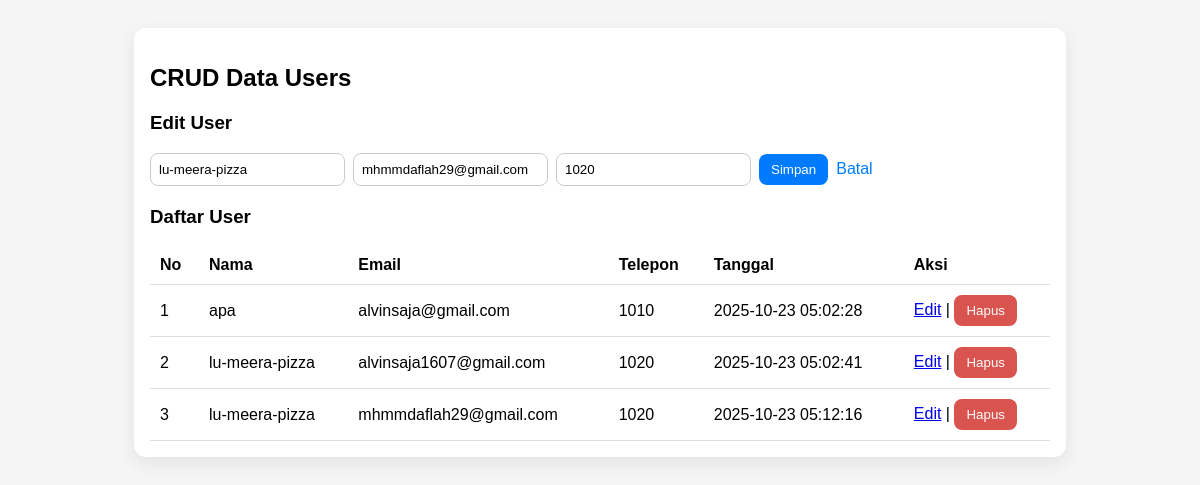
/index.php?edit=17, run on the app's committed database.
### tables this page shows
CREATE TABLE `users` (
  `id` int(11) NOT NULL,
  `name` varchar(100) NOT NULL,
  `email` varchar(150) NOT NULL,
  `phone` varchar(30) DEFAULT NULL,
  `created_at` timestamp NOT NULL DEFAULT current_timestamp()
);

### index.php (the view, shortened to what this page needs)
<?php
require_once "koneksi.php";
function e($v) { return htmlspecialchars($v ?? '', ENT_QUOTES, 'UTF-8'); }
$users = $pdo->query("SELECT * FROM users ORDER BY id ASC")->fetchAll();
$editUser = null;
if (isset($_GET['edit'])) {
    $id = (int)$_GET['edit'];
    if ($id > 0) {
        $stmt = $pdo->prepare("SELECT * FROM users WHERE id=?");
        $stmt->execute([$id]);
        $editUser = $stmt->fetch();
    }
}
?>
<!doctype html>
<html lang="id">
<head>
</head>
<body>
  <div class="card">
    <h2>CRUD Data Users</h2>
    <h3><?= $editUser ? 'Edit User' : 'Tambah User' ?></h3>
    <form method="post" action="index.php">
      <?php if($editUser): ?>
        <input type="text" name="name" placeholder="Nama" value="<?= e($editUser['name']) ?>" required>
        <input type="email" name="email" placeholder="Email" value="<?= e($editUser['email']) ?>" required>
        <input type="text" name="phone" placeholder="Telepon" value="<?= e($editUser['phone']) ?>">
        <button type="submit">Simpan</button>
        <a href="index.php" style="text-decoration:none;color:#007bff;">Batal</a>
      <?php endif; ?>
    </form>
    <h3 style="margin-top:20px">Daftar User</h3>
<?php if(count($users) === 0): ?>
  <p class="muted">Belum ada data.</p>
<?php else: ?>
  <table>
    <thead>
      <tr><th>No</th><th>Nama</th><th>Email</th><th>Telepon</th><th>Tanggal</th><th>Aksi</th></tr>
    </thead>
    <tbody>
      <?php $no = 1; foreach($users as $u): ?>
        <tr>
          <td><?= $no++ ?></td>
          <td><?= e($u['name']) ?></td>
          <td><?= e($u['email']) ?></td>
          <td><?= e($u['phone']) ?></td>
          <td><?= e($u['created_at']) ?></td>
          <td>
            <a href="index.php?edit=<?= e($u['id']) ?>">Edit</a> |
            <form method="post" action="index.php" style="display:inline" onsubmit="return confirm('Yakin ingin hapus?');">
              <button type="submit" class="danger">Hapus</button>
            </form>
          </td>
        </tr>
      <?php endforeach; ?>
    </tbody>
  </table>
<?php endif; ?>

### index.php (style rules this page uses)
body { font-family:Arial, sans-serif;padding:20px;background:#f5f5f5; }
.card { background:#fff;border-radius:12px;padding:16px;box-shadow:0 6px 18px rgba(0,0,0,0.08);max-width:900px;margin:auto; }
table { width:100%;border-collapse:collapse;margin-top:12px; }
th,td { padding:10px;border-bottom:1px solid #ddd;text-align:left; }
form { display:flex;gap:8px;flex-wrap:wrap;align-items:center; }
input[type=text],input[type=email] { padding:8px;border-radius:8px;border:1px solid #ccc; }
button { padding:8px 12px;border-radius:8px;border:0;background:#007bff;color:#fff;cursor:pointer; }
.danger { background:#d9534f; }

### data on the page
users: name "lu-meera-pizza", email "mhmmdaflah29@gmail.com", phone "1020", created_at "2025-10-23 05:12:16"
users: name "apa", email "alvinsaja@gmail.com", phone "1010", created_at "2025-10-23 05:02:28"
users: name "lu-meera-pizza", email "alvinsaja1607@gmail.com", phone "1020", created_at "2025-10-23 05:02:41"
